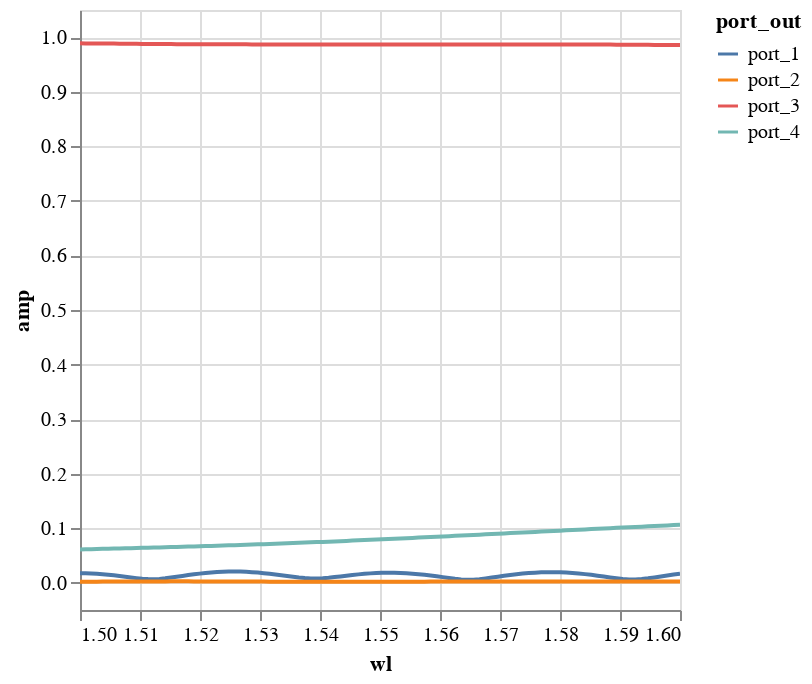

Notebook code for this chart:
### Markdown cell above
The plotting library [altair](https://github.com/vega/altair) is a perfect fit for visualizing dataframes in tidy format:

### Code cell
chart = (
    alt.Chart(df.query("port_in=='port_1'"))
    .mark_line()
    .encode(
        x=alt.X("wl", scale=alt.Scale(domain=(df["wl"].min(), df["wl"].max()))),
        y=alt.Y("amp", scale=alt.Scale(domain=(-0.05, 1.05))),
        color="port_out",
    )
    .properties(width="container")
).interactive()
chart

### Figure 1 — Vega-Lite specification as saved in the notebook (floating-point values rounded to 4 significant figures; data arrays with more than 128 entries replaced by an {"elided": "..."} marker saying what was removed)
{"config": {"view": {"continuousWidth": 300, "continuousHeight": 300}}, "data": {"name": "data-e59d6225dff851f4f74c0f91b6e59e46"}, "mark": {"type": "line"}, "encoding": {"color": {"field": "port_out", "type": "nominal"}, "x": {"field": "wl", "scale": {"domain": [1.5, 1.6]}, "type": "quantitative"}, "y": {"field": "amp", "scale": {"domain": [-0.05, 1.05]}, "type": "quantitative"}}, "params": [{"name": "param_1e9efca18e7a2868", "select": {"type": "interval", "encodings": ["x", "y"]}, "bind": "scales"}], "width": "container", "$schema": "https://vega.github.io/schema/vega-lite/v6.1.0.json", "datasets": {"data-e59d6225dff851f4f74c0f91b6e59e46": {"elided": "404 records"}}}
